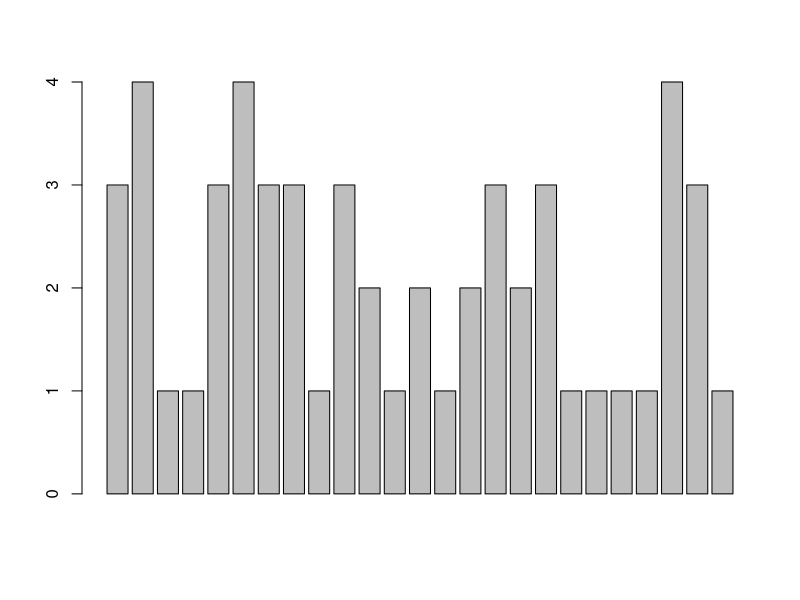
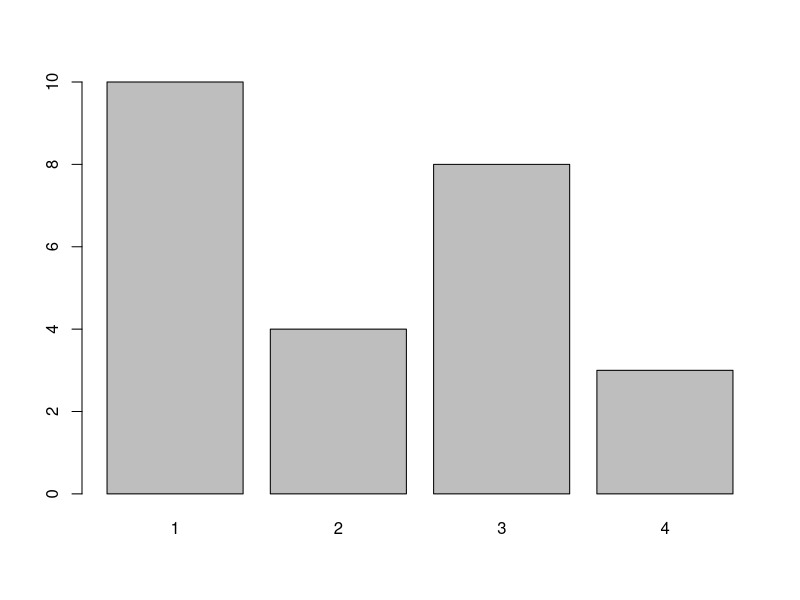
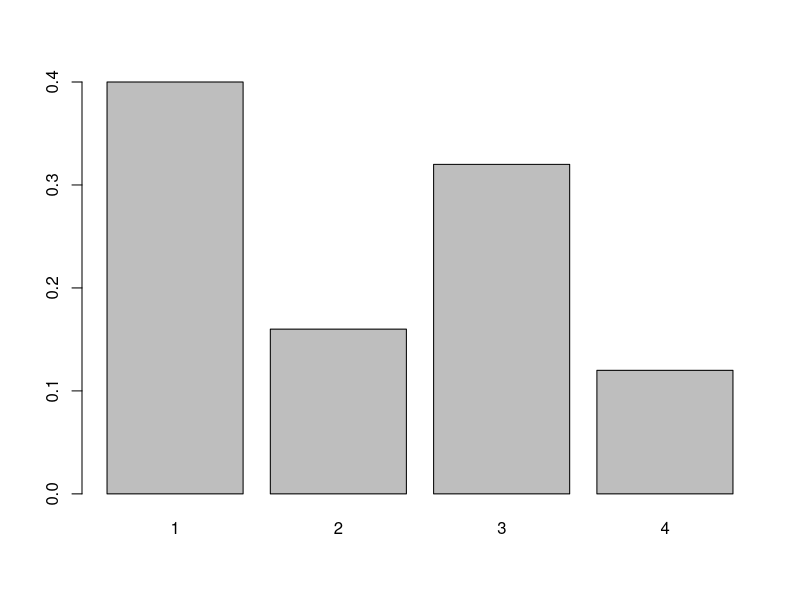
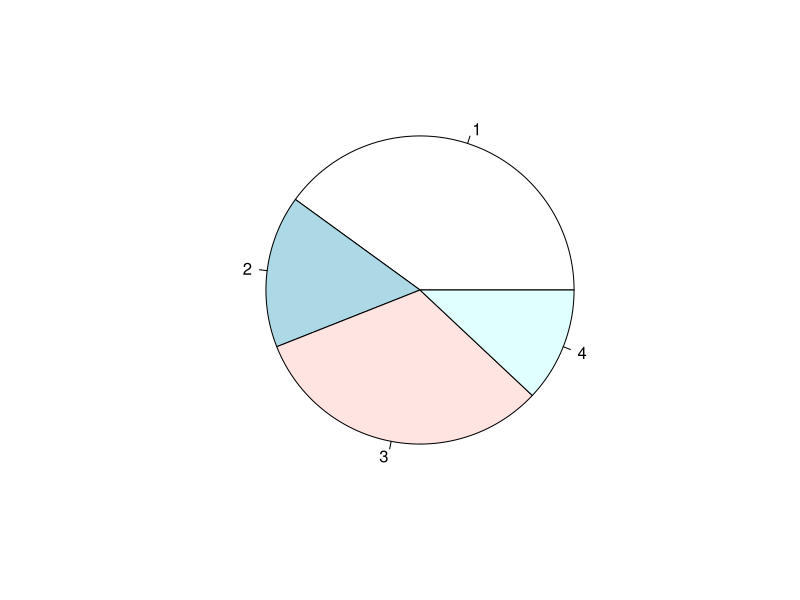
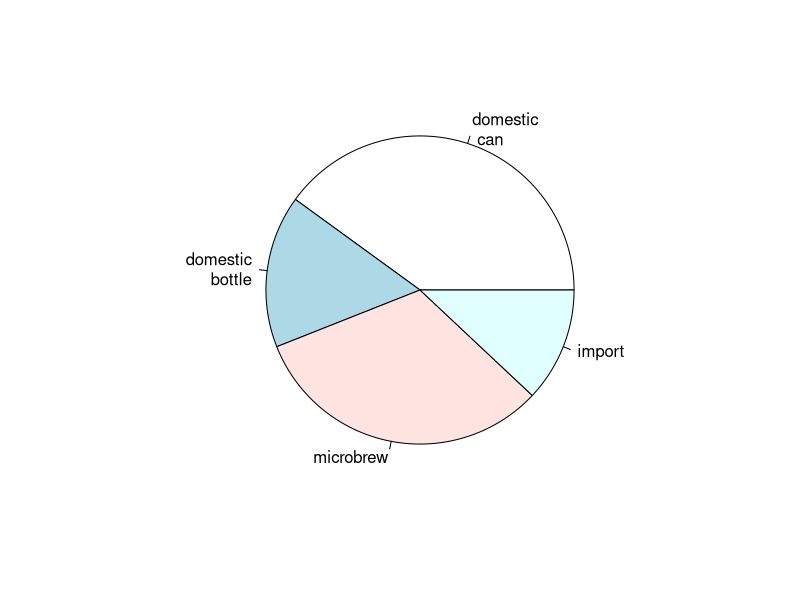
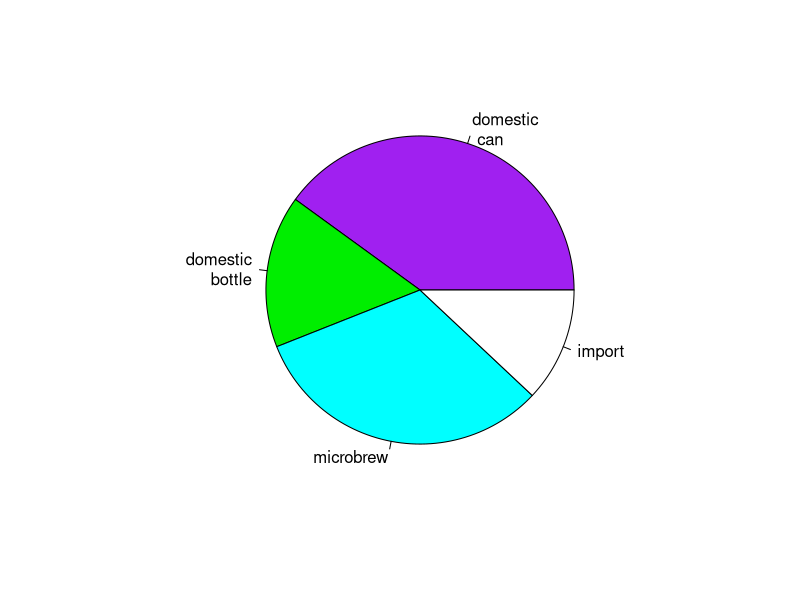

Generate these figures, in order, with R:
print("hello")

typos=c(2,3,0,3,1,0,0,1)

typos

mean(typos)
median(typos)
var(typos)

ex.one=1
ex.one

typos.draft1=c(2,3,0,3,1,0,0,1)
typos.draft2=c(0,3,0,3,1,0,0,1)
typos.draft2=typos.draft1
typos.draft2[1]=0
typos.draft2

typos.draft2[c(1,2,3)]
max(typos.draft2)
typos.draft2==3
which(typos.draft2==3)

sum(typos.draft2)
sum(typos.draft2>0)
typos.draft1-typos.draft2

x=c(45,43,46,48,51,46,50,47,46,45)
mean(x)
median(x)
max(x)
min(x)

x=c(x,48,49,51,50,49)
length(x)
x[16]=41
x[17:20]=c(40,38,35,40)

day=5
mean(x[day:(day+4)])
x[day:(day+4)]

cummax(x)
cummin(x)

#Working with Mathematics
whale=c(74,122,235,111,292,111,211,133,156,79)
mean(whale)
var(whale)
sd(whale)

#Categorical Data
x=c("Yes","No","No", "Yes", "Yes")
table(x)
factor(x)

#beer=scan()
beer = c(3, 4, 1, 1, 3, 4, 3, 3, 1, 3, 2, 1, 2, 1, 2, 3, 2, 3, 1, 1, 1, 1, 4, 3, 1)
barplot(beer)
barplot(table(beer))
barplot(table(beer)/length(beer))

beer.counts=table(beer)
pie(beer.counts)
names(beer.counts)=c("domestic\n can","domestic\n bottle","microbrew","import")
pie(beer.counts)
pie(beer.counts,col=c("purple","green2","cyan","white"))

#Numeric Measures
sals=c(12,.4,5,2,50,8,3,1,4,0.25)
mean(sals)
var(sals)
sd(sals)
median(sals)
fivenum(sals)
summary(sals)
sort(sals)

data=c(10,17,18,25,28,28)
summary(data)
quantile(data,.25)
quantile(data,c(.25,.75))

#Resistant measures of center and spread (p.16)
mean(sals,trim=1/10)
mean(sals,trim=2/10)
IQR(sals)
mad(sals)
median(abs(sals-median(sals)))
median(abs(sals-median(sals)))*1.4826

#Stem-and-leaf Charts (p.17)
#scores=scan()
scores=c(2,3,16,23,14,12,4,13,2,0,0,0,6,28,31,14,4,8,2,5)
apropos("stem")
stem(scores)